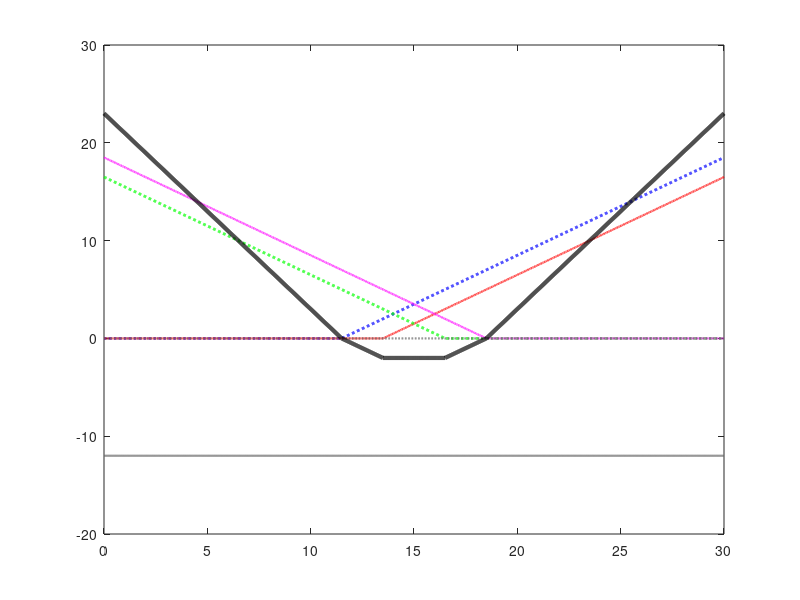

Source code (MATLAB): (Note: this script raises an error after producing the figure.)
% Option payoff diagrams
% Michael Beven
% 20151006

%% Set Min Max S(T)

% S(T) is the stock price at maturity.  Here, we are essentially setting
% the horizontal axis of the graph.  Also, granularity is the number of 
% decimal places to which one wants to analyse the spread.  To see what's
% happening, set ST_min, ST_max and Granularity.  Then run the next section
% of code and look at ST.  

ST_min = 0; 
ST_max = 30;
Granularity = 100;

%% Generate S(T) Values

ST = linspace(ST_min,ST_max,(ST_max - ST_min)*Granularity + 1)';

%% Generate Bond

% Required Parameters

direction_B = 's'; %long or short
Num_bonds = 12;

if Num_bonds == 0
    
    payoff_B = zeros(1,(ST_max - ST_min) * Granularity + 1)';
    
else 

    B = ones(1,(ST_max - ST_min) * Granularity + 1)' * Num_bonds;

    if direction_B == 'l'
        payoff_B = B;
    else
        payoff_B = -1 * B;
    end
    
end

%% Generate Forward

% Required Parameters

direction_F = 'l'; %long or short
strike_F = 0.00;
num_forwards_F = 0;

if num_forwards_F == 0 || strike_F == 0

    payoff_F = zeros(1,(ST_max - ST_min)*Granularity + 1)';

else
    
    F = linspace(ST_min, ST_max, (ST_max - ST_min)* Granularity + 1)' ...
         *num_forwards_F ;

    if direction_F == 'l'
        payoff_F = F;
    else
        payoff_F = -1 * F;
    end

end

%% Generate Call Option 1

% Required Parameters

direction_C1 = 'l'; %long or short
strike_C1 = 11.5;
price_C1 = 0;
num_options_C1 = 1;

if num_options_C1 == 0

    payoff_C1 = [linspace(ST_min,ST_max,(ST_max - ST_min)*Granularity + 1)',...
        zeros(1,(ST_max - ST_min)*Granularity + 1)'];
    
else

    OTM_C1 = [linspace(ST_min,strike_C1,(strike_C1 - ST_min)*Granularity + 1)', ...
        zeros(1,(strike_C1 - ST_min)*Granularity + 1)' - price_C1*num_options_C1];

    ITM_C1 = [linspace(strike_C1 + 1/Granularity,ST_max,...
        (ST_max - strike_C1)*Granularity)', ...
        num_options_C1/Granularity*(1:(ST_max - strike_C1)*Granularity)' - ...
        price_C1*num_options_C1];

    if direction_C1 == 'l'
        payoff_C1 = [OTM_C1; ITM_C1];
    else
        payoff_C1 = -1*[OTM_C1; ITM_C1];
    end

end
%% Generate Call Option 2

% Required Parameters

direction_C2 = 'l'; %long or short
strike_C2 = 13.5;
price_C2 = 0;
num_options_C2 = 1;

if num_options_C2 == 0
    
    payoff_C2 = [linspace(ST_min,ST_max,(ST_max - ST_min)*Granularity + 1)',...
        zeros(1,(ST_max - ST_min)*Granularity + 1)'];
    
else

    OTM_C2 = [linspace(ST_min,strike_C2,(strike_C2 - ST_min)*Granularity + 1)', ...
        zeros(1,(strike_C2 - ST_min)*Granularity + 1)' - price_C2*num_options_C2];

    ITM_C2 = [linspace(strike_C2 + 1/Granularity,ST_max,...
        (ST_max - strike_C2)*Granularity)', ...
        num_options_C2/Granularity*(1:(ST_max - strike_C2)*Granularity)' - ...
        price_C2*num_options_C2];

    if direction_C2 == 'l'
        payoff_C2 = [OTM_C2; ITM_C2];
    else
        payoff_C2 = -1*[OTM_C2; ITM_C2];
    end

end
%% Generate Put Option 1

% Required Parameters

direction_P1 = 'l'; %long or short
strike_P1 = 16.5;
price_P1 = 0;
num_options_P1 = 1;

if num_options_P1 == 0

    payoff_P1 = [linspace(ST_min,ST_max,(ST_max - ST_min)*Granularity + 1)',...
        zeros(1,(ST_max - ST_min)*Granularity + 1)'];

else

    ITM_P1 = [linspace(ST_min, strike_P1 - 1/Granularity,...
        (strike_P1 - ST_min)*Granularity)', ...
        num_options_P1/Granularity*(sort(1:(strike_P1 - ST_min)*Granularity,...
        'descend'))' - price_P1*num_options_P1];

    OTM_P1 = [linspace(strike_P1,ST_max,(ST_max - strike_P1)*Granularity + 1)', ...
        zeros(1,(ST_max - strike_P1)*Granularity + 1)' - price_P1*num_options_P1];

    if direction_P1 == 'l'
        payoff_P1 = [ITM_P1; OTM_P1];
    else
        payoff_P1 = -1*[ITM_P1; OTM_P1];
    end

end
%% Generate Put Option 1

% Required Parameters

direction_P2 = 'l'; %long or short
strike_P2 = 18.5;
price_P2 = 0;
num_options_P2 = 1;

if num_options_P2 == 0

    payoff_P2 = [linspace(ST_min,ST_max,(ST_max - ST_min)*Granularity + 1)',...
        zeros(1,(ST_max - ST_min)*Granularity + 1)'];

else

    ITM_P2 = [linspace(ST_min, strike_P2 - 1/Granularity,...
        (strike_P2 - ST_min)*Granularity)', ...
        num_options_P2/Granularity*(sort(1:(strike_P2 - ST_min)*Granularity,...
        'descend'))' - price_P2*num_options_P2];

    OTM_P2 = [linspace(strike_P2,ST_max,(ST_max - strike_P2)*Granularity + 1)', ...
        zeros(1,(ST_max - strike_P2)*Granularity + 1)' - price_P2*num_options_P2];

    if direction_P2 == 'l'
        payoff_P2 = [ITM_P2; OTM_P2];
    else
        payoff_P2 = -1*[ITM_P2; OTM_P2];
    end

end
%% Build Spread

Overall_payoff = payoff_B(:) + payoff_F(:) + payoff_C1(:,2) + ...
payoff_C2(:,2) + payoff_P1(:,2) + payoff_P2(:,2);
Spread = [ST, payoff_B(:), payoff_F(:), ...
payoff_C1(:,2), payoff_C2(:,2), payoff_P1(:,2), ...
payoff_P2(:,2), Overall_payoff];
%% Plot Payoffs (note, only use Spread for this)

figure;
box on;
plot(Spread(:,1),Spread(:,4),'LineWidth',2, 'LineStyle','--',...
    'Color','Blue'); %Call 1
line(Spread(:,1),Spread(:,5),'LineWidth',1.5,'LineStyle','-.',...
    'Color','Red'); % Call 2
line(Spread(:,1),Spread(:,6),'LineWidth',2,'LineStyle','--',...
    'Color','Green'); % Put 1
line(Spread(:,1),Spread(:,7),'LineWidth',1.5,'LineStyle','-.',...
    'Color','Magenta'); % Put 2
line(Spread(:,1),Spread(:,2),'LineWidth',1.5,'LineStyle','-',...
    'Color',[0.4,0.4,0.4]); % Bond
line(Spread(:,1),Spread(:,3),'LineWidth',1.5,'LineStyle','--',...
    'Color',[0.4,0.4,0.4]); % Forward
line(Spread(:,1),Overall_payoff,'LineWidth',3,'LineStyle','-',...
    'Color','Black'); % Overall spread
hline = refline(0);
hline.Color = 'Black';
set(hline,'LineStyle','-');
axis([ST_min,ST_max,-(ST_max - ST_min)/2,(ST_max - ST_min)/2]);
set(gca,'FontSize',20);
grid on;
% Title
title('Strangle-Like Strategy');
% Legend
legend(...
   'Call1 K=11.5',...
   'Call2 K=13.5',...
    'Put1 K=16.5',...
    'Put2 K=18.5',...
    'Bonds','Forwards','Total',...
    'Location','southeast');
    

